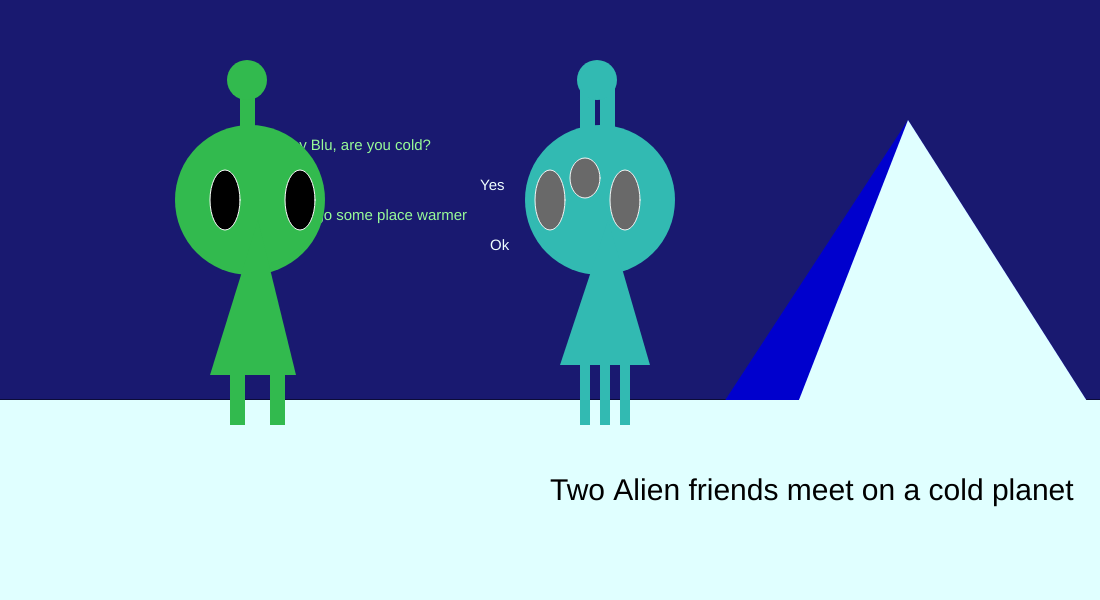
Frame 1 (no input)
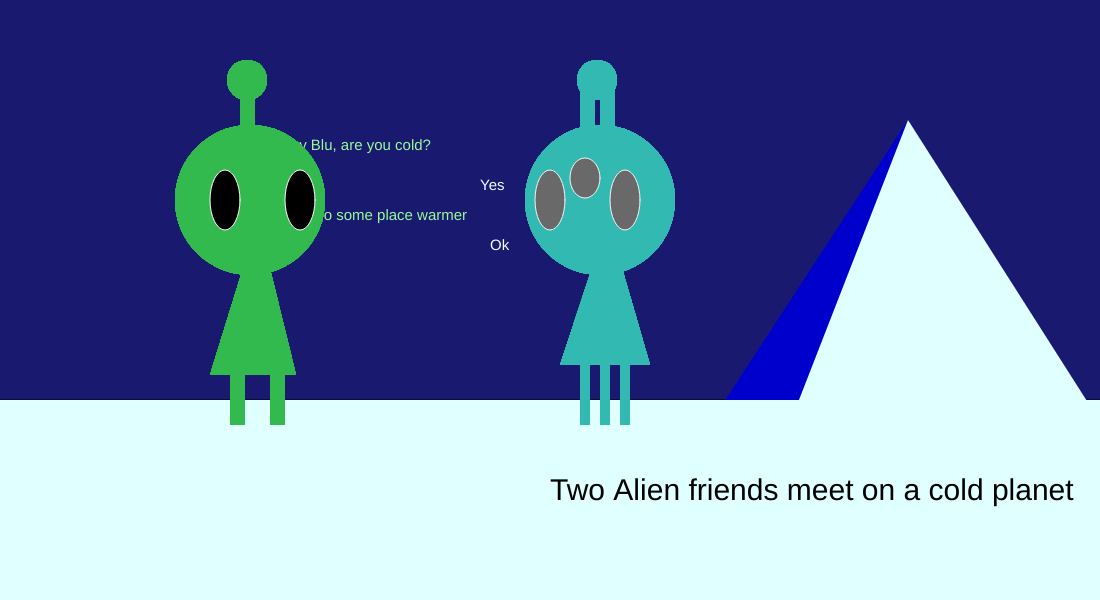
Frame 60 (no input)
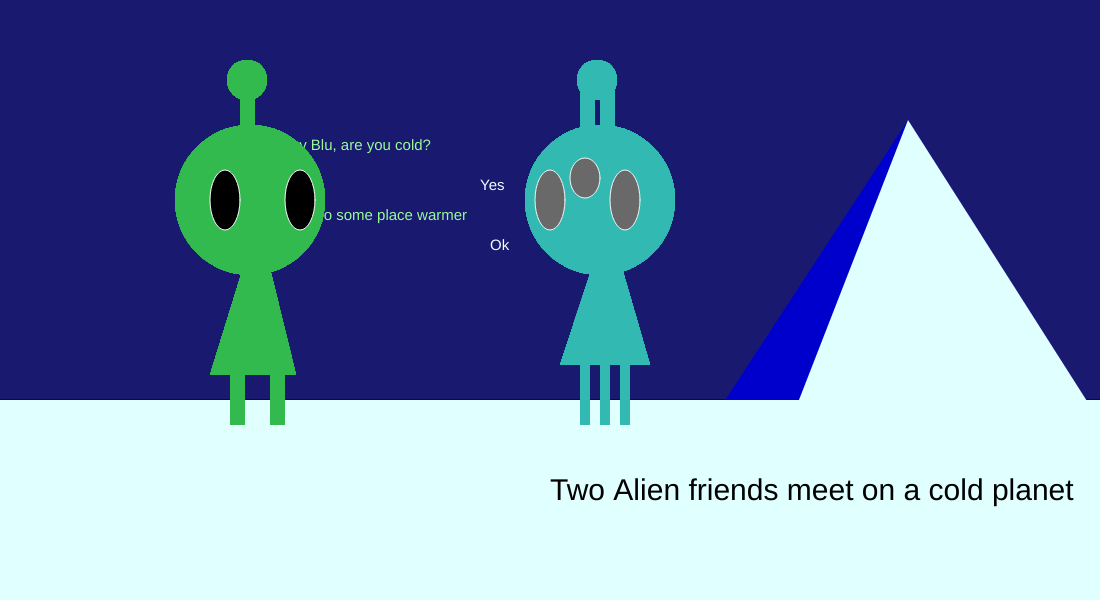
Frame 120 (the mouse pressed at the canvas centre since frame 60)

The p5.js sketch that drew these frames (run headless with seeded random() and noise() and a simulated clock; from frame 60 on, the mouse is pressed at the canvas centre):

// p5.js sketch
// ── sketch.js
/*
    plot sketch
    9-23-19
    Marshall
    mmp 310
*/

//first character variables (Gren)
var x = 250;
var y = 200;



//second character variables (Blue)

var h = 600;
var j = 200;



//var scene = "cold"
//story
/*
settings:cold,hot,earth

*/
var p = 0;
var story0 = "";
//var story2 = "They were too hot, so they settled on Earth.";


function setup() {
     createCanvas(1100, 600);
    firstp();
   /*
    function mousePressed() {
	if (scene == "cold") {
		scene = "hot";
	} else if (scene == "hot") {
		scene = "earth";
	} else if (scene == "earth") {
		scene = "cold";
	}

}
*/
}
    function draw() {
        
        
    //set the setting 
    if(key == "a") {
        firstp();
    
    
    }else if (key == "w"){
        secondp();
            
            /*
    for (x =0; x , width; x += 50) {
    rect(x, 100+random(50), 90, height - 100);
    }*/
    }else if (key == "d"){
        thirdp();
    }
    
    gren(250,200,150,30,25);
    blu(600,200,150,30,25);
}

function blu(h,j,faceSize,eyeSize,eyeOffset){
fill(50, 186, 178);
    
    ellipse(h, j, faceSize);//face
    fill('DimGray');
    stroke('WhiteSmoke');
    //rotate();
    ellipse(h - eyeOffset - 25, j  , eyeSize, 60);//left eye
    ellipse(h - 15, j - 22 , eyeSize, 40);//middle eye
    ellipse(h + eyeOffset, j, eyeSize, 60);//right eye
    noStroke();
    fill(50, 186, 178);
    triangle(560, 365, 608, 220, 650, 365);//body
    rect(580, 80, 15, 65);//left antenna
    rect(600, 80, 15, 65);//right antenna
    ellipse(597 ,80, 40);//antenna top
    
    rect(580, 360, 10, 65);//left leg 
    rect(600, 360, 10, 65);//middle leg
    rect(620, 360, 10, 65);//right leg
    
    //textSize(35);
    //textAlign(CENTER);
    //text(story0, width/2, 550);
}
function gren(x,y,faceSize,eyeSize,eyeOffset){
fill(50, 186, 78);

    ellipse(x, y, faceSize);//face
    fill('black');
    stroke('white');
    //rotate();
    ellipse(x - eyeOffset, y  , eyeSize, 60);//left eye
    ellipse(x + eyeOffset + 25, y, eyeSize, 60);//right eye
    noStroke();
    fill(50, 186, 78);
    triangle(210, 375, 258, 220, 296, 375);//body
    rect(240, 80, 15, 55);//antenna
    ellipse(247,80, 40);//antenna top
    
    rect(230, 360, 15, 65);//left leg
    rect(270, 360, 15, 65);//right leg
}
function firstp(){
background('MidnightBlue');
         //First Planet
    fill('LightCyan');
    rect(0, 400, width, 200);
    noStroke();
    fill('MediumBlue');
    triangle(660, 500, 908, 120, 1150, 500);//mountain
    fill('LightCyan');
    noStroke();
    triangle(760, 500, 908, 120, 1150, 500);//mountain
    rect(0, 400, width, 200);
    plot1();
    //text("Two Alien friends meet on a cold planet");
}
function plot1(){
    //Text Conversation
    textSize(15);
    fill('PaleGreen');
    text("Hey Blu, are you cold?",280,y-50);
    text("Let's go some place warmer",280, y+20);
    fill('Azure')
    text("Yes",h-120,j-10);
    text('Ok',h-110,j+50)
    textSize(30);
    fill('black')
    text("Two Alien friends meet on a cold planet",width/2,500);
}
function secondp(){
    //Second Planet
    
    fill(240, 206, 58, 200);
    background('Red')
    rect(0, 0, width, height);
    noStroke();
    fill(186, 93, 6);
    //rect(0, 400, width, 200);
    //fill('Orange');
    noStroke();
    //fill(255, 188, 54, 60);
    //triangle(760, 500, 908, 120, 1150, 500);//mountain
    rect(0, 400, width, 200);
    plot2();
    //ellipse(1000,1000,1020,300)
}
function plot2(){
    //Text Conversation
    textSize(15);
    fill('PaleGreen');
    text("You're right.",x + 125, y+20);
    fill('Azure');
    text("It's too hot here.",h-140,j-10);
    text("Let's go somewhere else.",h-155,j+50);
    textSize(30);
    fill('black');
    text("It was too cold, so they went somewhere warm but found it too hot",width/2,500);
}
function thirdp(){
    background(122, 222, 214);
    noStroke();
    fill(47, 173, 9);
    noStroke();
    rect(0, 400, width, 200);
    //ellipse(1000,1000,1020,300)
    plot3();
}
function plot3(){
    textSize(15);
    fill('PaleGreen');
    text("Don't worry, it will be just right soon.",x + 185, y+70);
    fill('Azure');
    text("Isn't it still kinda cold?",h-150,j+20);
    textSize(30);
    fill('black');
    text("They were too hot, so they settled on Earth to wait for it to be just right.",width/2,500);
}
